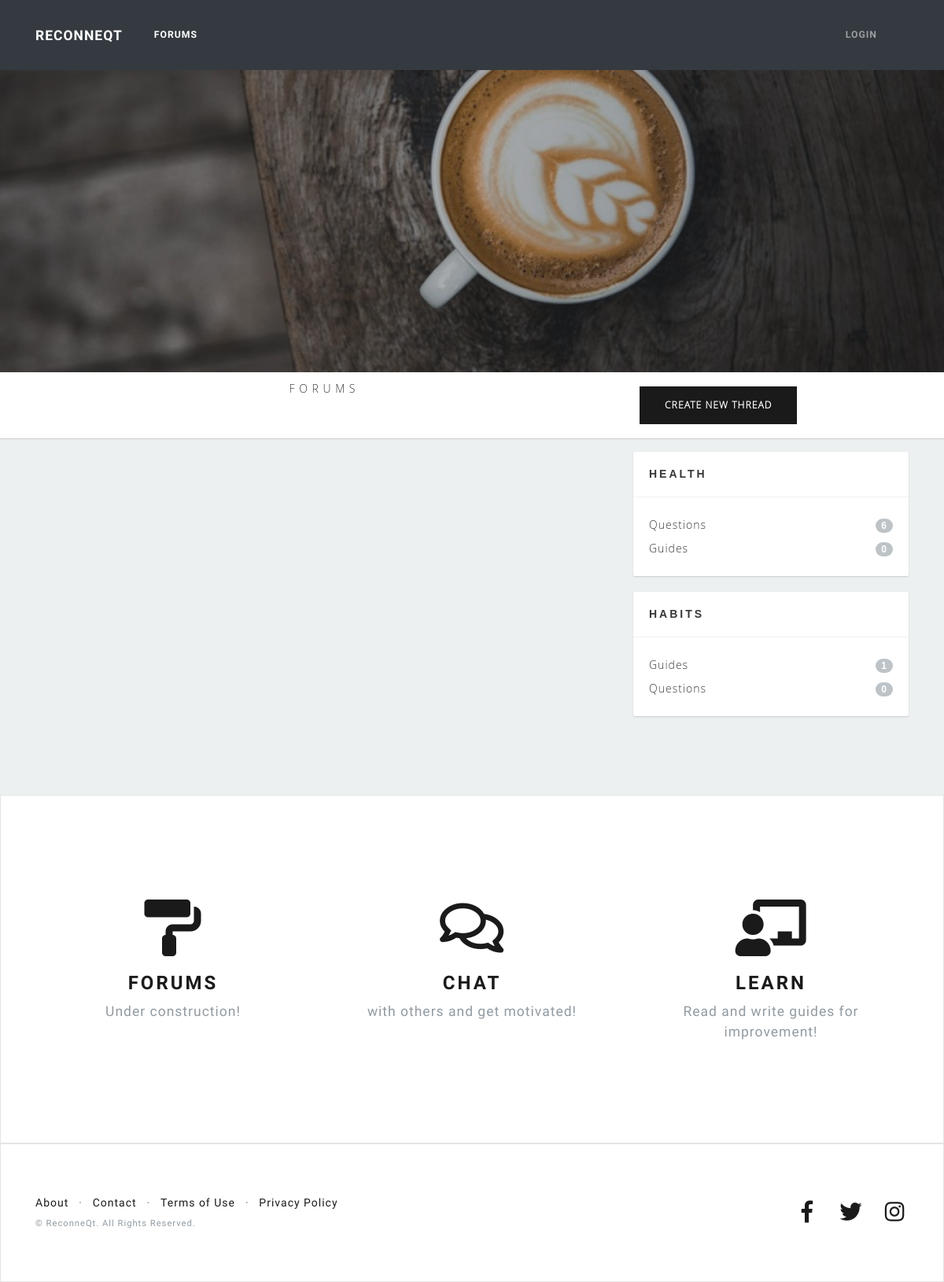
Page /forums/ on the committed database.
### forums/models.py (models this page shows)
class Subject(models.Model):
    subject_name = models.CharField(max_length=100)
    parent = models.ForeignKey('self', blank=True, null=True, on_delete=models.CASCADE, related_name='children')
    def __str__(self):
        if self.parent is None:
            return self.subject_name
        else:
            return "{} / {}".format(self.parent, self.subject_name)

### forums/views.py (the view)
# urls.py: path('', views.forum, name='forum'),
def forum(request):
    try:
        parents = Subject.objects.filter(parent=None)
        children = Subject.objects.exclude(parent=None)
        context = {
            'parents': parents,
            'children': children
        }
    except Subject.DoesNotExist:
        raise Http404("Subject does not exist")
    return render(request, 'forums/forums.html', context)

### forums/templatetags/forum_filters.py (called while the page is built)
@register.filter(name='slice_string')
def slice_string(value):
    parent, child = str(value).split('/')
    return child

### forums/templates/forums/forums.html (shortened to what this page needs)
{% extends 'forums/base_forums.html' %}
{% block breadcrumbs %}
<p align="center">F O R U M S</p>
{% endblock %}
{% block section %}
<section class="features-icons bg-light text-center">
  <div class="container">
    <div class="row">
      <div class="col-lg-4">
        <div class="features-icons-item mx-auto mb-5 mb-lg-0 mb-lg-3">
          <div class="features-icons-icon d-flex">
            <i class="fas fa-paint-roller m-auto text-primary"></i>
          </div>
          <h3>Forums</h3>
          <p class="lead mb-0">Under construction!</p>
        </div>
      </div>
      <div class="col-lg-4">
        <div class="features-icons-item mx-auto mb-5 mb-lg-0 mb-lg-3">
          <div class="features-icons-icon d-flex">
            <i class="far fa-comments m-auto text-primary"></i>
          </div>
          <h3>Chat</h3>
          <p class="lead mb-0">with others and get motivated!</p>
        </div>
      </div>
      <div class="col-lg-4">
        <div class="features-icons-item mx-auto mb-0 mb-lg-3">
          <div class="features-icons-icon d-flex">
            <i class="fas fa-chalkboard-teacher m-auto text-primary"></i>
          </div>
          <h3>Learn</h3>
          <p class="lead mb-0">Read and write guides for improvement!</p>
        </div>
      </div>
    </div>
  </div>
</section>
{% endblock %}

### forums/templates/forums/base_forums.html (shortened to what this page needs)
{% extends 'habits/base_template.html' %}
{% load static %}
{% load forum_filters %}
{% block css %}
  <link href="{% static 'habits/css/forums.css' %}" rel="stylesheet">
{% endblock %}
{% block content %}
<header class="masthead-forums text-white text-center">
  <div class="overlay"></div>
</header>
<div class="middlenav">
  <div class="container">
    <div class="row">
      <div class="col-lg-8 col-md-8">
        {% block breadcrumbs %}{% endblock %}
      </div>
      <div class="col-lg-4 col-md-4">
        <a id="new-thread-button" href="{% url 'thread_new' %}" class="btn btn-primary m-2" method="POST">
          Create new thread
        </a>
      </div>
    </div>
  </div>
</div>
<div id="content-wrapper">
  <div class="container">
    <div class="row">
      <div class="col-lg-8 col-md-8">
      </div>
      <div class="col-lg-4 col-md-4">
        {% for s in parents %}
        <div class="sidebarblock">
          <h3>{{ s }}</h3>
          <div class="divline"></div>
          <div class="blocktxt">
            <ul class="cats">
              {% for c in children %}
                {% if c.parent == s %}
                  <li>
                    <a href="{% url 'threads' s_id=c.pk %}">
                      {{ c|slice_string }}
                      <span class="badge badge-primary badge-pill pull-right">{{ c.threads.count }}</span>
                    </a>
                  </li>
                {% endif %}
              {% endfor %}
            </ul>
          </div>
        </div>
        {% endfor %}
      </div>
    </div>
  </div>
</div>
{% block section %}{% endblock %}
{% endblock %}

### habits/static/habits/css/landing-page.css (style rules this page uses)
#content-wrapper { background-color: #ecf0f1; }
.features-icons { padding-top: 7rem; padding-bottom: 7rem; }
.features-icons .features-icons-item { max-width: 20rem; }
.features-icons .features-icons-item .features-icons-icon { height: 7rem; }
.features-icons .features-icons-item .features-icons-icon i { font-size: 4.5rem; }

### habits/static/habits/css/forums.css (style rules this page uses)
#content-wrapper { overflow-x: hidden; width: 100%; padding-top: 1rem; padding-bottom: 80px; background: #ecf0f1; font-family: 'Open Sans Light', sans-serif; }
header.masthead-forums { position: relative; background-color: #343a40; background: url("../img/pexels-photo-374147.jpeg") no-repeat center center; -webkit-background-size: cover; -moz-background-size: cover; -o-background-size: cover; background-size: cover; padding-top: 8rem; padding-bottom: 8rem; }
header.masthead-forums .overlay { position: absolute; background-color: #212529; height: 100%; width: 100%; top: 0; left: 0; opacity: 0.3; }
@media (min-width: 768px) { header.masthead-forums { padding-top: 12rem; padding-bottom: 12rem; } }
.middlenav { height: auto; border-bottom: 1px solid #c9cccd; padding: 10px; font-size: 14px; color: #363838; font-family: 'Open Sans Light', sans-serif; }
.pull-right { float: right !important; }
.sidebarblock { background-color: #ffffff; border-radius: 2px; box-shadow: 0 1px 2px #c9cccd; margin-bottom: 20px; }
.sidebarblock h3 { color: #363838; font-size: 14px; font-family: 'Open Sans Bold', sans-serif; margin: 0; padding: 20px; }
.sidebarblock .divline { height: 1px; line-height: 1px; border-bottom: solid 1px #f1f1f1; }
.sidebarblock .blocktxt { font-size: 14px; color: #363838; font-family: 'Open Sans Light', sans-serif; padding: 20px; }
ul.cats { margin: 0; padding: 0; }
ul.cats li { list-style: none; display: block; margin: 0; padding: 0; line-height: 30px; }
ul.cats li a { font-size: 14px; color: #363838; font-family: 'Open Sans Light', sans-serif; line-height: 30px; }
ul.cats .badge { background-color: #bdc3c7; font-size: 12px; color: #ffffff; font-family: 'Open Sans Bold', sans-serif; margin-top: 7px; }

### rows in the picture
Subject: parent+subject_name "HEALTH"
Subject: parent+subject_name "Questions", threads.count "6"
Subject: parent+subject_name "Guides", threads.count "0"
Subject: parent+subject_name "HABITS"
Subject: parent+subject_name "Guides", threads.count "1"
Subject: parent+subject_name "Questions", threads.count "0"
